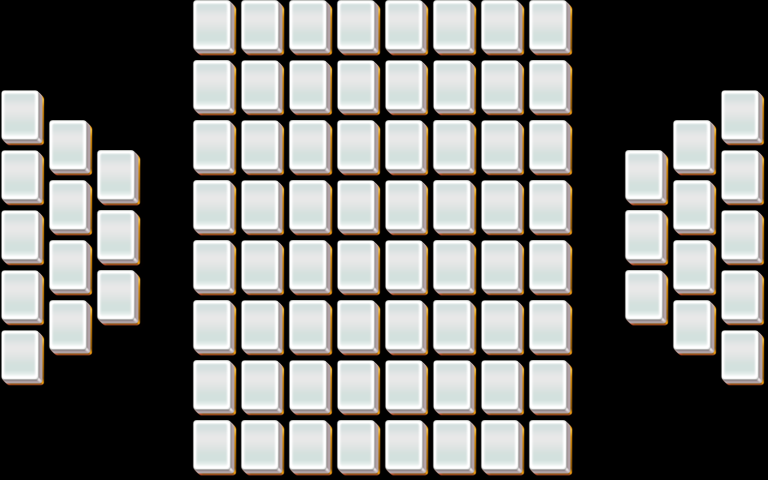

Tiled map render using the project's own tile images. Description and the map definition, with tile-layer contents summarised, below:
An orthogonal 32x16 tile map with 24x30 px tiles, 5 tile layers (layer1, layer2, layer3, layer4, ...).

<map version="1.0" orientation="orthogonal" width="32" height="16" tilewidth="24" tileheight="30">
 <properties>
  <property name="species" value="20" />
 </properties>
 <tileset firstgid="1" name="mahjong" tilewidth="48" tileheight="60">
  <image source="mahjong.png" width="48" height="60" />
 </tileset>
 <layer name="layer1" width="32" height="16">
  <data>[512 cells, 88 non-empty, 1 distinct tile ids]</data>
 </layer>
 <layer name="layer2" width="32" height="16">
  <data>[512 cells, 54 non-empty, 1 distinct tile ids]</data>
 </layer>
 <layer name="layer3" width="32" height="16">
  <data>[512 cells, 42 non-empty, 1 distinct tile ids]</data>
 </layer>
 <layer name="layer4" width="32" height="16">
  <data>[512 cells, 6 non-empty, 1 distinct tile ids]</data>
 </layer>
 <layer name="layer5" width="32" height="16">
  <data>[512 cells, 4 non-empty, 1 distinct tile ids]</data>
 </layer>
</map>
